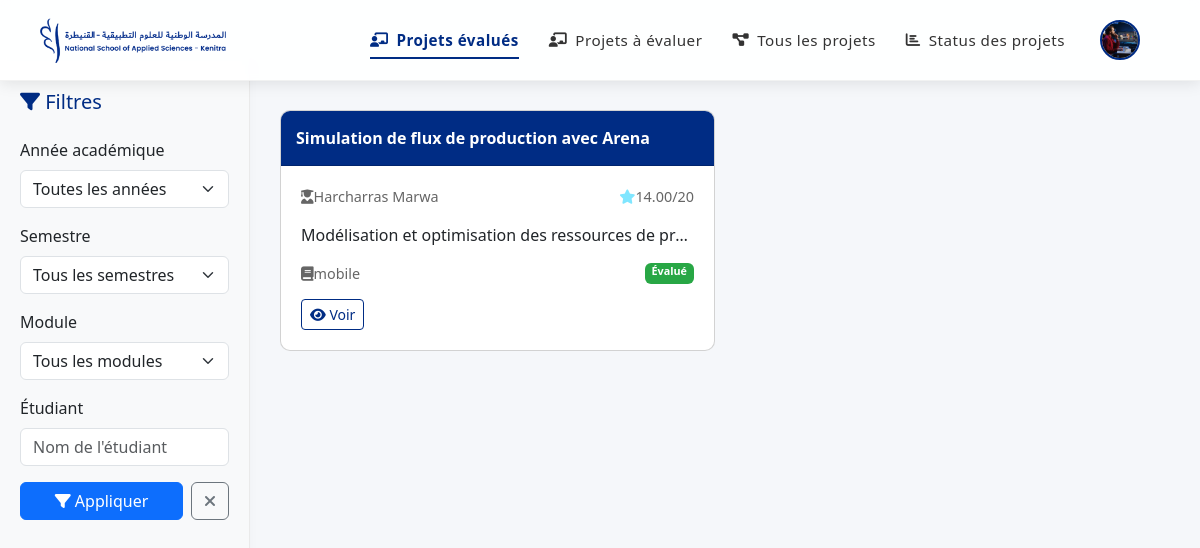
The app's page /prof/acceuil.php (signed in) with its own data.
### tables this page shows
CREATE TABLE `prof` (
  `ID_PROF` int(11) NOT NULL,
  `NOM` varchar(50) DEFAULT NULL,
  `PRENOM` varchar(50) DEFAULT NULL,
  `EMAIL` varchar(100) DEFAULT NULL,
  `DEPARTEMENT` varchar(100) DEFAULT NULL,
  `PASSWRD` varchar(255) DEFAULT NULL,
  `AVATAR` varchar(255) DEFAULT NULL,
  `IMG` varchar(255) DEFAULT NULL,
  `MOD_ENS` varchar(120) DEFAULT NULL,
  `POSTE` varchar(150) DEFAULT NULL,
  `GOOGLE_ID` varchar(255) DEFAULT NULL
);

CREATE TABLE `project` (
  `ID_PROJECT` int(11) NOT NULL,
  `NOM` varchar(100) DEFAULT NULL,
  `DESCRIPTION` text DEFAULT NULL,
  `TYPE` varchar(50) DEFAULT NULL,
  `CATEGORIE` varchar(100) DEFAULT NULL,
  `FICHIER` varchar(255) DEFAULT NULL,
  `FILE1` varchar(255) DEFAULT NULL,
  `FILE2` varchar(255) DEFAULT NULL,
  `FILE3` varchar(255) DEFAULT NULL,
  `AIMER` int(11) DEFAULT NULL,
  `CLAP` int(11) DEFAULT NULL,
  `SUPPORT` int(11) DEFAULT NULL,
  `NOTE` decimal(4,2) DEFAULT NULL,
  `STATUT_STU` varchar(50) DEFAULT NULL,
  `COMENTS` text DEFAULT NULL,
  `IMG` varchar(255) DEFAULT NULL,
  `ID_PROF` int(11) DEFAULT NULL,
  `APOGEE` int(11) DEFAULT NULL,
  `DATE_DEP` date DEFAULT NULL,
  `SEMESTRE` varchar(100) DEFAULT NULL,
  `TECHNOLOGIE` varchar(500) DEFAULT NULL,
  `etat` varchar(120) DEFAULT NULL,
  `STATUT` varchar(100) DEFAULT NULL
);

CREATE TABLE `student` (
  `APOGEE` int(11) NOT NULL,
  `NOM` varchar(50) DEFAULT NULL,
  `PRENOM` varchar(50) DEFAULT NULL,
  `EMAIL_INST` varchar(100) DEFAULT NULL,
  `PASSWRD` varchar(255) DEFAULT NULL,
  `FILIERE` varchar(50) DEFAULT NULL,
  `NIV` varchar(20) DEFAULT NULL,
  `AVATAR` varchar(255) DEFAULT NULL,
  `IMG` varchar(255) DEFAULT NULL,
  `GOOGLE_ID` varchar(255) DEFAULT NULL
);

### prof/acceuil.php (the view, shortened to what this page needs)
<?php
require_once '../base_donnees/pdo.php';
$prof_id = $_SESSION['ID_PROF'];
function getInitials($nom, $prenom) {
    $initials = '';
    if (!empty($nom)) $initials .= mb_substr($nom, 0, 1, 'UTF-8');
    if (!empty($prenom)) $initials .= mb_substr($prenom, 0, 1, 'UTF-8');
    return strtoupper($initials);
}
try {
    $stmt = $db->prepare("SELECT * FROM prof WHERE ID_PROF = ?");
    $stmt->execute([$prof_id]);
    $prof = $stmt->fetch();
    $prof_initials = getInitials($prof['NOM'], $prof['PRENOM']);
} catch (Exception $e) {
    error_log("Error fetching professor: " . $e->getMessage());
    $_SESSION['error'] = "Erreur lors de la récupération des données";
    header("Location: loginp.php");
    exit();
}
$sql = "SELECT s.NOM AS Etudiant_Nom, s.PRENOM AS Etudiant_Prenom, p.NOTE, p.COMENTS,
        p.NOM AS Projet_Nom, p.DESCRIPTION, p.TYPE, p.TECHNOLOGIE, p.DATE_DEP, p.SEMESTRE,
        p.ID_PROJECT, p.STATUT, pr.NOM AS Prof_Nom, pr.PRENOM AS Prof_Prenom,
        p.CATEGORIE, p.FICHIER, p.FILE1, p.FILE2, p.FILE3
        FROM project p
        JOIN student s ON p.APOGEE = s.APOGEE
        JOIN prof pr ON p.ID_PROF = pr.ID_PROF
        WHERE p.STATUT = 'EVALUE' AND p.ID_PROF = :prof_id";
$params = [':prof_id' => $prof_id];
try {
    $stmt = $db->prepare($sql);
    foreach ($params as $key => $value) {
        $stmt->bindValue($key, $value);
    }
    $stmt->execute();
    $evaluations = $stmt->fetchAll();
} catch (PDOException $e) {
    error_log("Error fetching evaluations: " . $e->getMessage());
    $evaluations = [];
}
?>
<!DOCTYPE html>
<html lang="en">
<head>
    <link href="https://cdn.jsdelivr.net/npm/bootstrap@5.3.0/dist/css/bootstrap.min.css" rel="stylesheet">
    <link rel="stylesheet" href="https://cdnjs.cloudflare.com/ajax/libs/font-awesome/6.4.0/css/all.min.css">
    <link rel="stylesheet" href="https://cdn.jsdelivr.net/npm/bootstrap-icons@1.11.0/font/bootstrap-icons.css">
</head>
<body>
   <div class="nav-container">
    <div class="nav-logo">
        <img src="../images/zmr.png" alt="Logo ZMR">
    </div>
    <ul class="nav-menu" id="navMenu">
        <li  class="active" ><a href="acceuil.php"><i class="fas fa-chalkboard-teacher"></i> Projets évalués</a></li>
        <li><a href="evaluer.php"><i class="fas fa-chalkboard-teacher"></i> Projets à évaluer</a></li>
        <li><a href="tous_projets.php"><i class="fas fa-project-diagram"></i> Tous les projets</a></li>
        <li><a href="statu.php"><i class="fas fa-chart-bar"></i>Status des projets</a></li>
    </ul>
        <div class="profile-section">
            <button class="profile-btn" id="profileBtn">
                <?php if(!empty($prof['IMG']) && file_exists($prof['IMG'])): ?>
                    <img src="<?= htmlspecialchars($prof['IMG']) ?>" alt="Profile" class="profile-pic">
                <?php else: ?>
                    <div class="initials-avatar"><?= $prof_initials ?></div>
                <?php endif; ?>
            </button>
        </div>
    </div>
    <div class="sidebar">
        <h5 class="mb-4" style="color: var(--primary-color);"><i class="fas fa-filter"></i> Filtres</h5>
        <form id="filterForm" method="GET" action="">
            <div class="mb-3">
                <label class="form-label">Année académique</label>
                <select class="form-select" name="annee" id="annee">
                    <option value="">Toutes les années</option>
                </select>
            </div>
            <div class="mb-3">
                <label class="form-label">Semestre</label>
                <select class="form-select" name="semestre" id="semestre">
                    <option value="">Tous les semestres</option>
                </select>
            </div>
            <div class="mb-3">
                <label class="form-label">Module</label>
                <select class="form-select" name="module" id="module">
                    <option value="">Tous les modules</option>
                </select>
            </div>
            <div class="mb-3">
                <label class="form-label">Étudiant</label>
                <input type="text" class="form-control" name="etudiant" id="etudiant" placeholder="Nom de l'étudiant"
                       value="<?= !empty($_GET['etudiant']) ? htmlspecialchars($_GET['etudiant']) : '' ?>">
            </div>
            <div class="d-flex gap-2">
                <button type="submit" class="btn btn-primary flex-grow-1"><i class="fas fa-filter"></i> Appliquer</button>
                <a href="acceuil.php" class="btn btn-outline-secondary"><i class="fas fa-times"></i></a>
            </div>
        </form>
    </div>
    <div class="main-content">
        <div class="projects-grid">
            <?php if(empty($evaluations)): ?>
                <div class="alert alert-info">Aucun projet trouvé.</div>
            <?php else: ?>
                <?php foreach ($evaluations as $evaluation): ?>
                <div class="card project-card"
                     data-id="<?= htmlspecialchars($evaluation['ID_PROJECT']) ?>"
                     data-title="<?= htmlspecialchars($evaluation['Projet_Nom']) ?>"
                     data-student="<?= htmlspecialchars($evaluation['Etudiant_Nom']) ?> <?= htmlspecialchars($evaluation['Etudiant_Prenom']) ?>"
                     data-grade="<?= htmlspecialchars($evaluation['NOTE']) ?>"
                     data-prof-name="<?= htmlspecialchars($evaluation['Prof_Nom']) ?> <?= htmlspecialchars($evaluation['Prof_Prenom']) ?>"
                     data-description="<?= htmlspecialchars($evaluation['DESCRIPTION']) ?>"
                     data-module="<?= htmlspecialchars($evaluation['CATEGORIE']) ?>"
                     data-type="<?= htmlspecialchars($evaluation['TYPE']) ?>"
                     data-tech="<?= htmlspecialchars($evaluation['TECHNOLOGIE']) ?>"
                     data-annee="<?= htmlspecialchars($evaluation['DATE_DEP']) ?>"
                     data-semestre="<?= htmlspecialchars($evaluation['SEMESTRE']) ?>"
                     data-comments="<?= htmlspecialchars($evaluation['COMENTS']) ?>"
                     data-fichier="<?= htmlspecialchars($evaluation['FICHIER'] ?? '') ?>"
                     data-file1="<?= htmlspecialchars($evaluation['FILE1'] ?? '') ?>"
                     data-file2="<?= htmlspecialchars($evaluation['FILE2'] ?? '') ?>"
                     data-file3="<?= htmlspecialchars($evaluation['FILE3'] ?? '') ?>">
                    <div class="card-header">
                        <?= htmlspecialchars($evaluation['Projet_Nom']) ?>
                    </div>
                    <div class="card-body">
                        <div class="project-meta">
                            <span><i class="fas fa-user-graduate mr-2"></i><?= htmlspecialchars($evaluation['Etudiant_Nom']) ?> <?= htmlspecialchars($evaluation['Etudiant_Prenom']) ?></span>
                            <span><i class="fas fa-star mr-2" style="color: rgb(128, 230, 255);"></i><?= $evaluation['NOTE'] ?>/20</span>
                        </div>
                        <p class="text-truncate"><?= htmlspecialchars($evaluation['DESCRIPTION']) ?></p>
                        <div class="project-meta">
                            <span><i class="fas fa-book mr-2"></i><?= htmlspecialchars($evaluation['CATEGORIE']) ?></span>
                            <span class="badge badge-evaluated text-white">Évalué</span>
                        </div>
                        <div class="project-actions">
                            <button class="btn btn-sm btn-outline-primary view-project-btn"><i class="fas fa-eye mr-1"></i> Voir</button>
                        </div>
                    </div>
                </div>
                <?php endforeach; ?>
            <?php endif; ?>
        </div>
    </div>
</body>
</html>

### prof/acceuil.php (style rules this page uses)
body { font-family: 'Segoe UI', Tahoma, Geneva, Verdana, sans-serif; overflow-x: hidden; background-color: #f5f7fa; transition: all 0.3s ease; }
.profile-section { position: relative; }
.profile-btn { display: flex; align-items: center; background: none; border: none; cursor: pointer; padding: 5px; border-radius: 50%; transition: all 0.3s ease; }
.nav-container { position: fixed; top: 0; left: 0; right: 0; z-index: 1030; display: flex; justify-content: space-between; align-items: center; padding: 15px 40px; background: rgba(255, 255, 255, 0.9); box-shadow: 0 2px 15px rgba(0, 0, 0, 0.1); backdrop-filter: blur(5px); border-bottom: 1px solid rgba(0, 0, 0, 0.05); }
.nav-logo { margin-right: auto; }
.nav-logo img { height: 45px; transition: transform 0.3s ease; }
.nav-menu { display: flex; list-style: none; margin: 0; padding: 0; align-items: center; }
.nav-menu li { margin-left: 30px; position: relative; }
.nav-menu a { color: #333; text-decoration: none; font-weight: 500; font-size: 0.95rem; letter-spacing: 0.5px; padding: 8px 0; transition: all 0.3s ease; display: flex; align-items: center; }
.nav-menu a i { margin-right: 8px; font-size: 0.9rem; }
.nav-menu a::after { content: ''; position: absolute; width: 0; height: 2px; background: #002c84; bottom: 0; left: 0; transition: width 0.3s ease; }
.nav-menu .active a { color: #002c84; font-weight: 600; }
.nav-menu .active a::after { width: 100%; }
.profile-section { display: flex; align-items: center; margin-left: 30px; }
.profile-pic { width: 40px; height: 40px; border-radius: 50%; object-fit: cover; margin-right: 15px; cursor: pointer; border: 2px solid #002c84; }
.sidebar { background-color: #f8f9fa; padding: 30px 20px; height: 100vh; position: fixed; top: 60px; width: 250px; border-right: 1px solid #eaeaea; box-shadow: 2px 0 10px rgba(0, 0, 0, 0.02); transition: all 0.3s ease; }
.main-content { margin-left: 250px; padding: 30px; margin-top: 80px; }
.projects-grid { display: grid; grid-template-columns: repeat(auto-fill, minmax(300px, 1fr)); gap: 20px; }
.project-card { border-radius: 10px; overflow: hidden; transition: transform 0.3s ease, box-shadow 0.3s ease; }
.project-card .card-header { background-color: #002c84; color: white; padding: 15px; font-weight: 600; }
.project-card .card-body { padding: 20px; }
.project-meta { display: flex; justify-content: space-between; margin-bottom: 15px; font-size: 0.9rem; color: #666; }
.project-actions { display: flex; justify-content: space-between; margin-top: 15px; }
.badge-evaluated { background-color: #28a745; }
.btn-outline-primary { color: #002c84; border-color: #002c84; }
.nav-container { display: flex; justify-content: space-between; align-items: center; flex-wrap: wrap; }
.nav-logo { order: 0; }
:root { --primary-color: #002c84; }

### records on screen
prof: IMG (picture)
project: NOM "Simulation de flux de production avec Arena", APOGEE.NOM "Harcharras", APOGEE.PRENOM "Marwa", NOTE "14.00", DESCRIPTION "Modélisation et optimisation des ressources de pr…", CATEGORIE "mobile"
